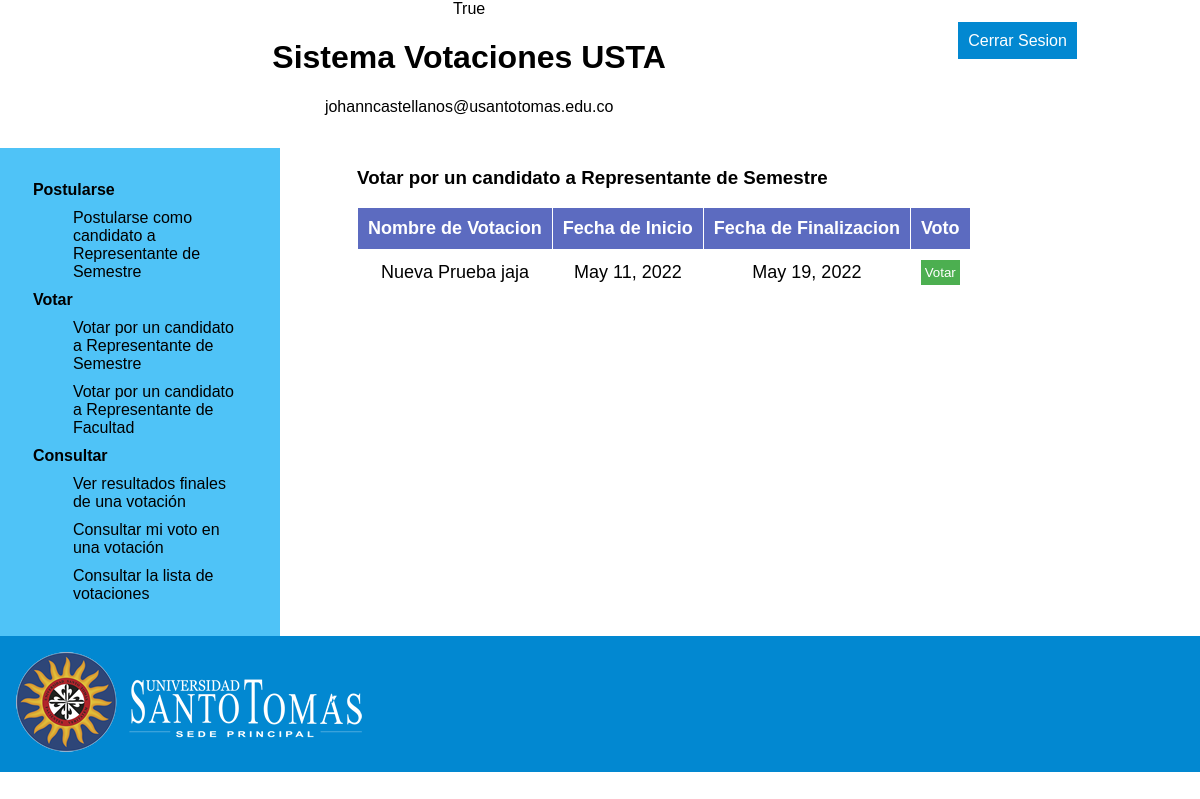
/voteCycle/ (signed in), run on an earlier commit of the app's database.
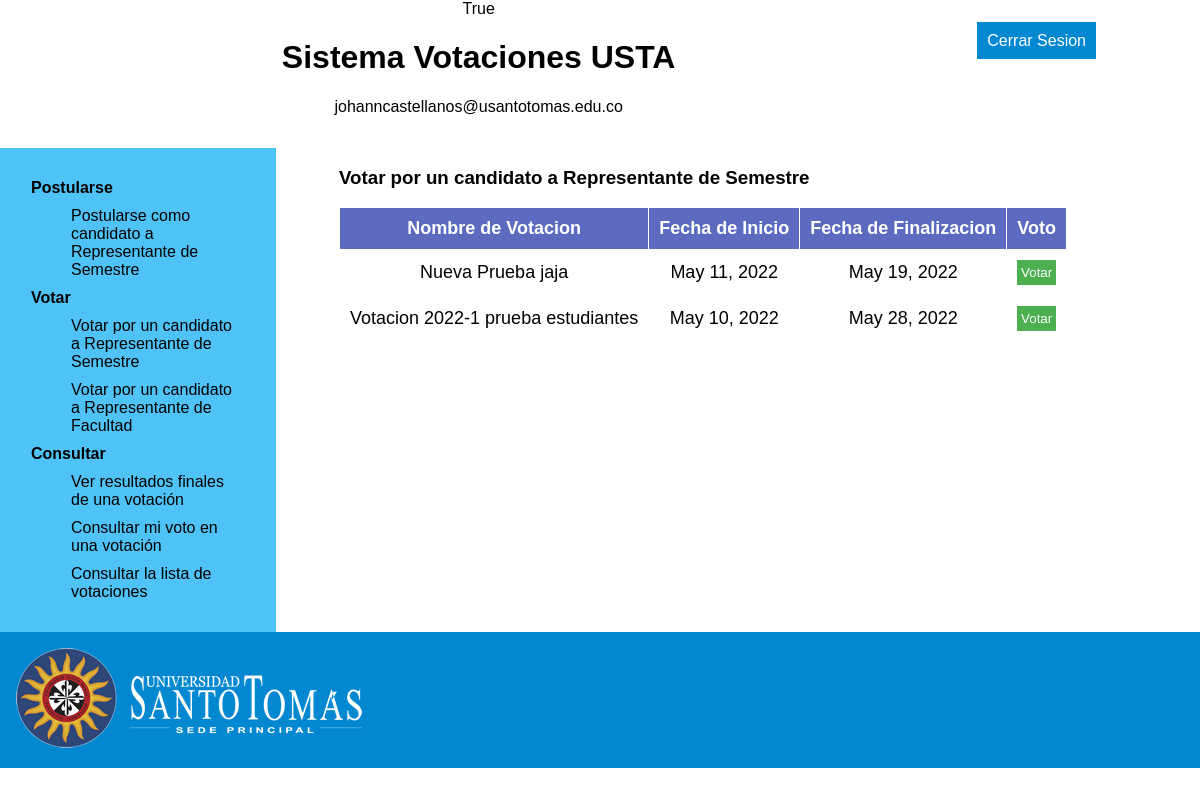
And on a later commit of the database.
### app_votaciones/models.py (models this page shows, shortened)
class Votacion(models.Model):
    nombre = models.CharField(max_length=45)
    start_date = models.DateField(
                                auto_now=False,
	                            auto_now_add=False,
    )
    end_date = models.DateField(auto_now=False,
	                            auto_now_add=False,
                                )
    idTipo = models.ForeignKey(TipoVotacion,
                  related_name='votaciones',
                  null=False,
                  on_delete=models.PROTECT)
    idEstado = models.ForeignKey(EstadoVotacion,
                  related_name='votaciones',
                  null=False,
                  on_delete=models.PROTECT)
    idFacultad = models.ForeignKey(Facultad,
                  related_name='votaciones',
                  null=False,
                  on_delete=models.PROTECT)
    class Meta:
        app_label = 'app_votaciones'

### app_votaciones/views.py (the view)
# urls.py: path('voteCycle/', views.voteCycle, name='voteCycle'),
@login_required
def voteCycle(request):
    votaciones = Votacion.objects.filter(idFacultad=Estudiante.objects.get(id=request.user.id).idFacultad_id)
    contexto = {"votaciones":votaciones}
    return render(request, 'voteCycle.html', contexto)

### app_votaciones/templates/voteCycle.html (shortened to what this page needs)
{% extends "student.html" %}
{% load static %}
{% block main %}
<h3>Votar por un candidato a Representante de Semestre</h3>
<table>
  <thead>
    <tr>
      <th>Nombre de Votacion</th>
      <th>Fecha de Inicio</th>
      <th>Fecha de Finalizacion</th>
      <th>Voto</th>
    </tr>
  </thead>
  <tbody>
    {% if votaciones %}
    {% for votacion in votaciones %}
    {% if votacion.idEstado_id == 2 %}
    <tr>
      <td>{{ votacion.nombre }}</td>
      <td>{{ votacion.start_date }}</td>
      <td>{{ votacion.end_date }}</td>
      <form action="{% url 'app:listCandidates' %}" method="post">
        <td><button type="submit" name='id' value={{votacion.id}}>Votar</button></td>
      </form>
    </tr>
    {% endif %}
    {% endfor %}
    {% endif %}
  </tbody>
</table>
{% endblock %}

What changed in the data, as far as the page shows it:
now on this page (row edited): Votacion: nombre "Votacion 2022-1 prueba estudiantes", start_date "May 10, 2022", end_date "May 28, 2022", {{ votacion.id }} 8 (drawn)
